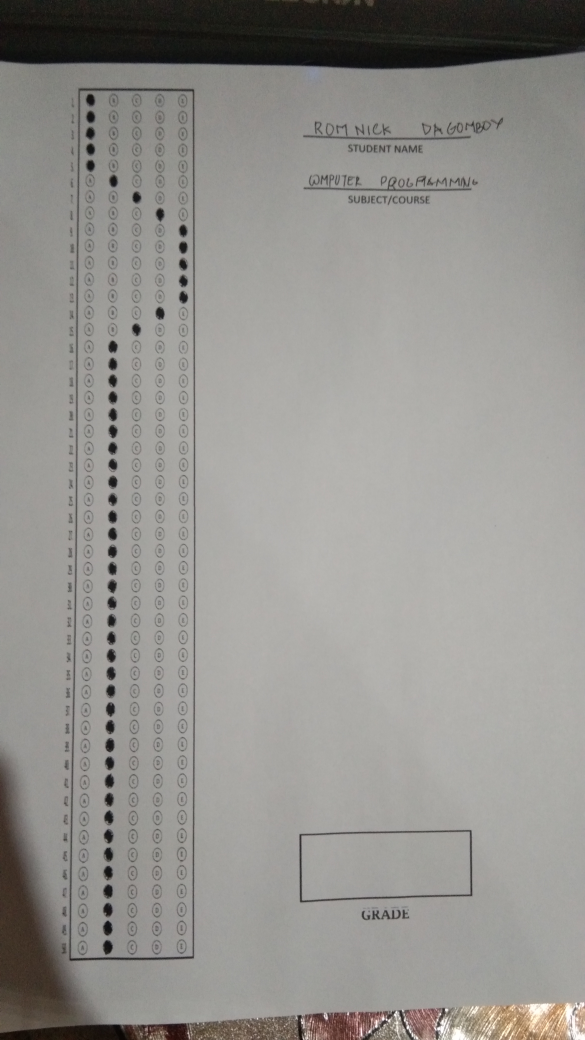
#> input picture TryTemp3.jpg, 2340 x 4160 px (shown at 1/4 size)
$ python -i AnsKeyUtilis.py   (imports and definitions only)
#> lines starting #> are read from the running program, lines starting #| are printed output that depends on the picture; after the words box and inside, x2 and y2 are one past the last pixel; in counts of white or black regions, pixels touching at a corner belong together
#> further down, picture is the input picture: shape (4160, 2340, 3); mean B, G, R 142.7, 146.6, 148.2
### Improve.py
import cv2

import numpy as np


# TO STACK ALL THE IMAGES IN ONE WINDOW

def stackImages(imgArray, scale, lables=[]):

    rows = len(imgArray)

    cols = len(imgArray[0])

    rowsAvailable = isinstance(imgArray[0], list)

    width = imgArray[0][0].shape[1]

    height = imgArray[0][0].shape[0]

    if rowsAvailable:

        for x in range ( 0, rows):

            for y in range(0, cols):

                imgArray[x][y] = cv2.resize(imgArray[x][y], (0, 0), None, scale, scale)

                if len(imgArray[x][y].shape) == 2: imgArray[x][y]= cv2.cvtColor( imgArray[x][y], cv2.COLOR_GRAY2BGR)

        imageBlank = np.zeros((height, width, 3), np.uint8)

        hor = [imageBlank]*rows

        hor_con = [imageBlank]*rows

        for x in range(0, rows):

            hor[x] = np.hstack(imgArray[x])

            hor_con[x] = np.concatenate(imgArray[x])

        ver = np.vstack(hor)

        ver_con = np.concatenate(hor)

    else:

        for x in range(0, rows):

            imgArray[x] = cv2.resize(imgArray[x], (0, 0), None, scale, scale)

            if len(imgArray[x].shape) == 2: imgArray[x] = cv2.cvtColor(imgArray[x], cv2.COLOR_GRAY2BGR)

        hor= np.hstack(imgArray)

        hor_con= np.concatenate(imgArray)

        ver = hor

    if len(lables) != 0:

        eachImgWidth= int(ver.shape[1] / cols)

        eachImgHeight = int(ver.shape[0] / rows)

        #print(eachImgHeight)

        for d in range(0, rows):

            for c in range(0, cols):

                cv2.rectangle(ver,(c*eachImgWidth,eachImgHeight*d),(c*eachImgWidth+len(lables[d][c])*13+27,30+eachImgHeight*d),(255,255,255),cv2.FILLED)

                cv2.putText(ver,lables[d][c],(eachImgWidth*c+10,eachImgHeight*d+20),cv2.FONT_HERSHEY_COMPLEX,0.7,(255,0,255),2)

    return ver


def rectCountour(coutour):

    rectCon = []
    for i in coutour:
        area = cv2.contourArea(i)
        #print("Area ",area)
        if area > 50:
            peri = cv2.arcLength(i,True)
            approx = cv2.approxPolyDP(i,0.02*peri,True)
            #print("Corner Points",len(approx))
            if len(approx) == 4:
                rectCon.append(i)
    rectCon = sorted(rectCon,key=cv2.contourArea,reverse=True)

    return rectCon


def getCornerPoints(cont):
    peri = cv2.arcLength(cont, True)
    approx = cv2.approxPolyDP(cont, 0.02 * peri, True)
    return approx


def reorder(myPoints):
    myPoints = myPoints.reshape((4,2))
    myPointsNew = np.zeros((4,1,2),np.int32)
    add = myPoints.sum(1)
    #print(myPoints)
    #print(add)
    myPointsNew[0] = myPoints[np.argmin(add)]
    myPointsNew[3] = myPoints[np.argmax(add)]
    diff = np.diff(myPoints, axis = 1)
    myPointsNew[1] = myPoints[np.argmin(diff)]
    myPointsNew[2] = myPoints[np.argmax(diff)]

    return myPointsNew

def splitBoxes(img):
    rows = np.vsplit(img, 50)
    #cv2.imshow("Split", rows[2])
    boxes = []
    for r in rows:
        cols = np.hsplit(r, 5)
        for box in cols:
            boxes.append(box)
            #cv2.imshow(str(r), box)

    return boxes

def showAnswer(img,myIndex,grading,ans,questions,choices):
    #print(img.shape)
    secH = int(img.shape[0]/questions)
    secW = int(img.shape[1]/choices)
    #print(secW,secH)


    for x in range(0,questions):
        myAns = myIndex[x]
        cX = (myAns*secW)+secW//2
        cY = (x*secH) + secH//2
        cv2.circle(img,(cX,cY),5,(0,255,0),cv2.FILLED)

    return img

### AnsKeyUtilis.py
import cv2
import numpy as np
import Improve

widthImg = 700
heightImg = 1000
question = 50
choices = 5
ans = []
grading = []
cameraNo = 0
myIndex = []
def capAdd(img):

    img = cv2.resize(img, (widthImg, heightImg))
    imgContours = img.copy()
    imgFinal = img.copy()
    imgBiggestContours = img.copy()
    imgGray = cv2.cvtColor(img, cv2.COLOR_BGR2GRAY)
    imgBlur = cv2.GaussianBlur(imgGray, (5, 5), 1)
    imgCanny = cv2.Canny(imgBlur, 10, 70)
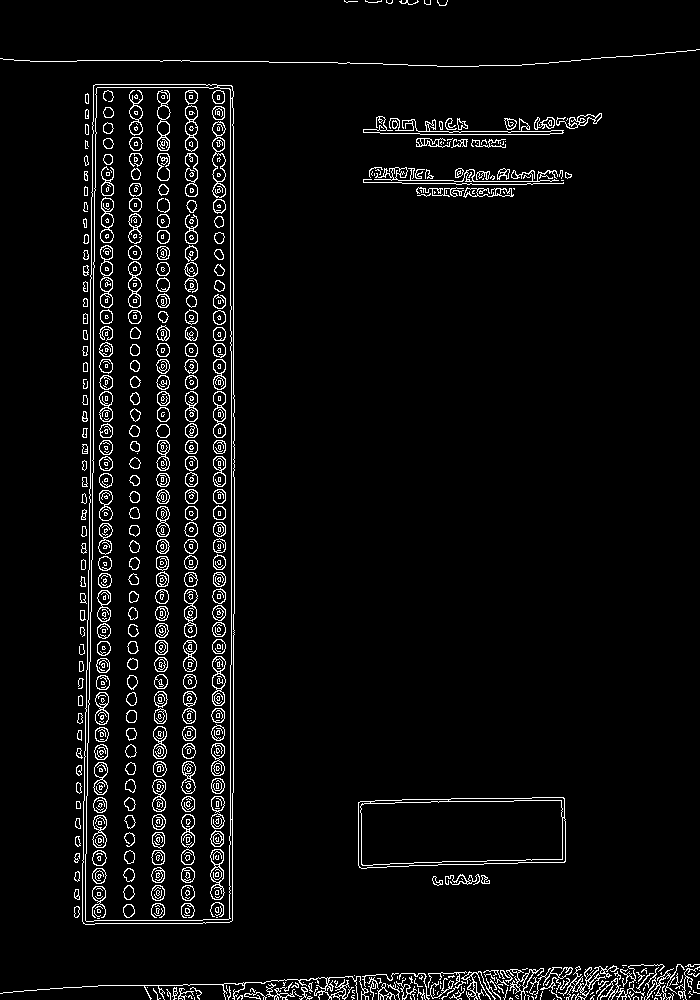
#> imgCanny: shape (1000, 700); 4.5% white in thin lines or dots
    try:
        # FINDING ALL CONTOURS
        contours, hierarchy = cv2.findContours(imgCanny, cv2.RETR_EXTERNAL, cv2.CHAIN_APPROX_NONE)
#> contours = 244 contours, 162 with area under 20; largest, box (x1, y1, x2, y2) and area: (82, 84, 235, 925) 121546, (358, 797, 566, 869) 13552, (374, 167, 559, 182) 300, (558, 965, 619, 1000) 278, (506, 968, 544, 1000) 236
        cv2.drawContours(imgContours, contours, -1, (0, 255, 0), 10)
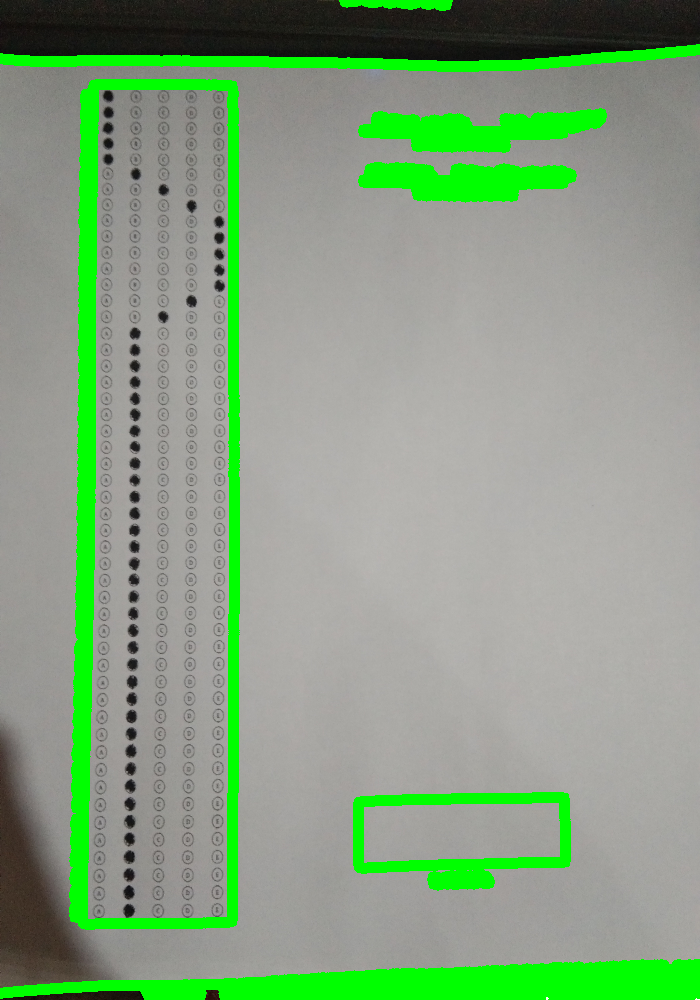
#> imgContours: shape (1000, 700, 3); mean of channels 0, 1, 2 129.4, 160.1, 133.9; drawn as B, G, R
        # FIND RECTANGLES
        rectCon = Improve.rectCountour(contours)
#> the loop in rectCountour, `for i in coutour:` made 244 passes
#> (area, peri, approx) on passes 106, 147, 208, 233, 237: (196.5, 1496.3, [[368, 999], [0, 993]]), (13552, 547.5, [[564, 798], [360, 801], [358, 865], [564, 862]]), (300.5, 843.1, [[374, 179], [558, 180]]), (86, 1226.6, [[363, 129], [563, 132]]), (121546, 1990.7, [[95, 84], [82, 921], [229, 922], [233, 91]])
#> (area, peri) on passes 76, 93, 96, 115, 120, 126: (71.5, 193.7), (109, 310.3), (71, 124.7), (54, 292.9), (152, 396.8), (236.5, 285.8)
#> after the loop in rectCountour, `for i in coutour:`: rectCon = 2 contours; box (x1, y1, x2, y2) and area: (82, 84, 235, 925) 121546, (358, 797, 566, 869) 13552
        biggestContour = Improve.getCornerPoints(rectCon[0])
#> in getCornerPoints, `peri = cv2.arcLength(cont, True)`: peri = 1990.7
#> in getCornerPoints, `approx = cv2.approxPolyDP(cont, 0.02 * peri, True)`: approx = [[95, 84], [82, 921], [229, 922], [233, 91]]
#> biggestContour = [[95, 84], [82, 921], [229, 922], [233, 91]]
        # print(biggestContour.shape)
        gradePoints = Improve.getCornerPoints(rectCon[1])
#> gradePoints = [[564, 798], [360, 801], [358, 865], [564, 862]]
        # print(biggestContour)

        if biggestContour.size != 0 and gradePoints.size != 0:
            cv2.drawContours(imgBiggestContours, biggestContour, -1, (0, 255, 0), 20)
            cv2.drawContours(imgBiggestContours, gradePoints, -1, (255, 0, 0), 20)
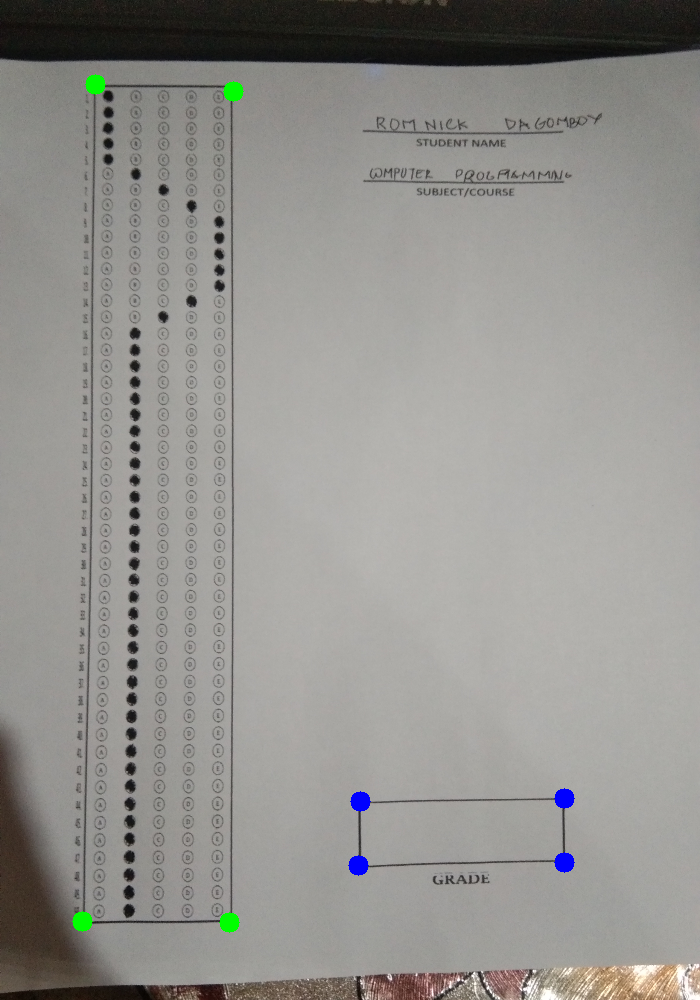
#> imgBiggestContours: shape (1000, 700, 3); mean of channels 0, 1, 2 142.6, 146.4, 147.6; drawn as B, G, R

        biggestContour = Improve.reorder(biggestContour)
#> in reorder, `myPoints = myPoints.reshape((4,2))`: myPoints = [[95, 84], [82, 921], [229, 922], [233, 91]]
#> in reorder, `add = myPoints.sum(1)`: add = [179, 1003, 1151, 324]
#> in reorder, `diff = np.diff(myPoints, axis = 1)`: diff = [-11, 839, 693, -142]
#> biggestContour = [[95, 84], [233, 91], [82, 921], [229, 922]]
        gradePoints = Improve.reorder(gradePoints)
#> gradePoints = [[360, 801], [564, 798], [358, 865], [564, 862]]

        pt1 = np.float32(biggestContour)
#> pt1 = [[95, 84], [233, 91], [82, 921], [229, 922]]
        pt2 = np.float32([[0, 0], [widthImg, 0], [0, heightImg], [widthImg, heightImg]])
        matrix = cv2.getPerspectiveTransform(pt1, pt2)
#> matrix = [[5.04, 0.0782, -485.1], [-0.0646, 1.27, -100.8], [-5.64e-05, 7.69e-05, 1]]
        imgWarpColored = cv2.warpPerspective(img, matrix, (widthImg, heightImg))
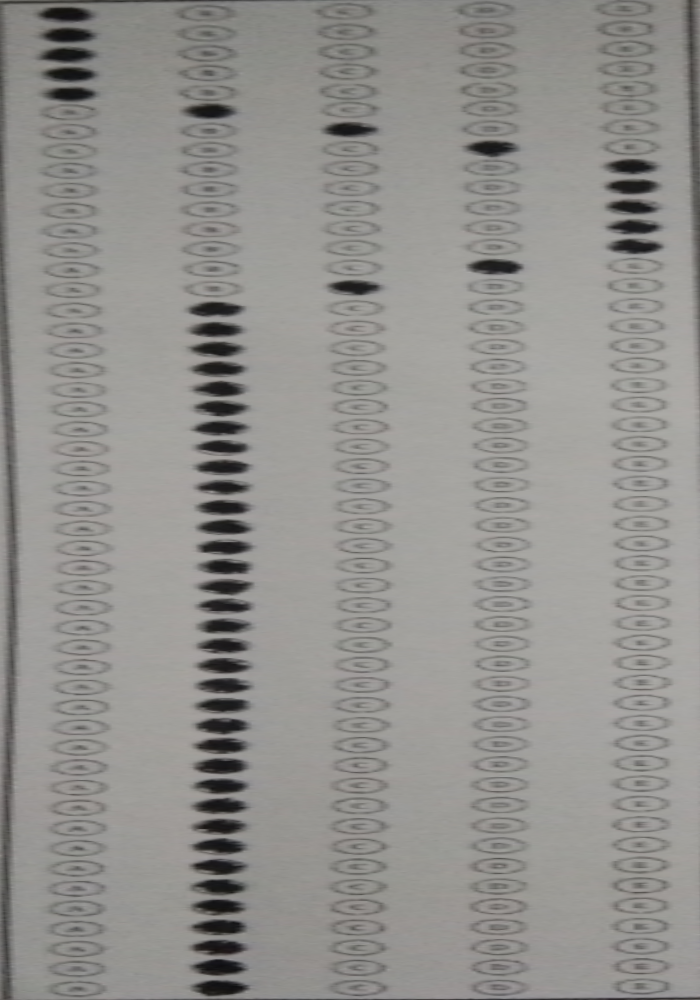
#> imgWarpColored: shape (1000, 700, 3); mean of channels 0, 1, 2 141.4, 144.7, 145.9; drawn as B, G, R

        ptG1 = np.float32(gradePoints)
#> ptG1 = [[360, 801], [564, 798], [358, 865], [564, 862]]
        ptG2 = np.float32([[0, 0], [325, 0], [0, 150], [325, 150]])
        matrixG = cv2.getPerspectiveTransform(ptG1, ptG2)
#> matrixG = [[1.82, 0.0569, -701.2], [0.0398, 2.7, -2180.5], [5.12e-06, 0.000175, 1]]
        imgGradeDisplay = cv2.warpPerspective(img, matrixG, (325, 150))
        # cv2.imshow("Grade",imgGradeDisplay)

        # Apply Threshold
        imgWarpGray = cv2.cvtColor(imgWarpColored, cv2.COLOR_BGR2GRAY)
        imgThresh = cv2.threshold(imgWarpGray, 50, 255, cv2.THRESH_BINARY_INV)[1]
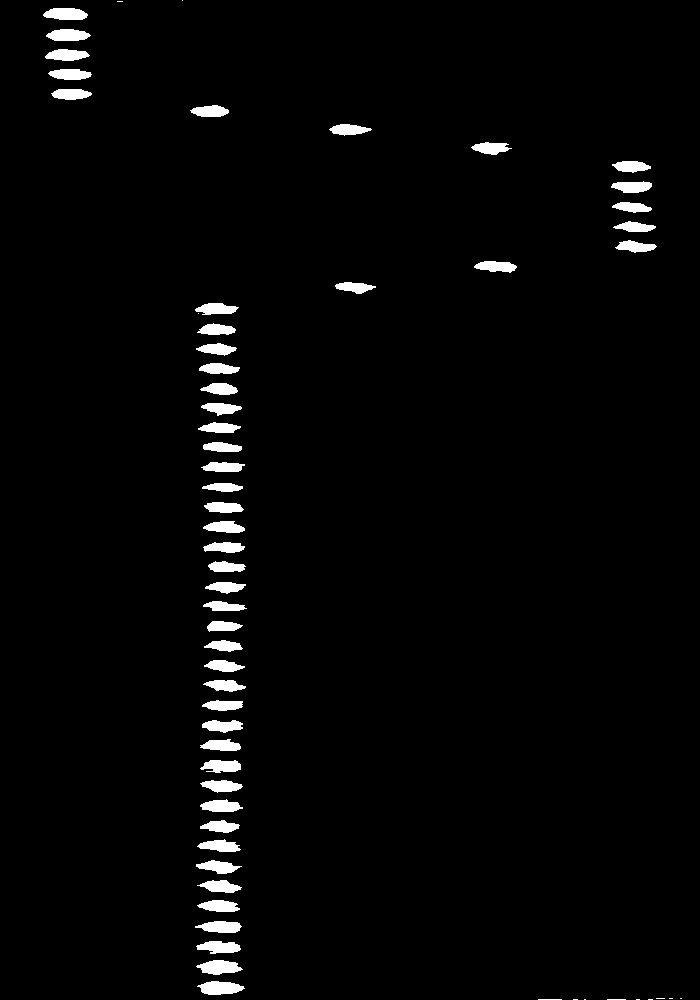
#> imgThresh: shape (1000, 700); 2.5% white; 62 white regions (11 under 20 px), largest, box (x1, y1, x2, y2) and area: (197, 981, 245, 995) 477, (196, 960, 243, 975) 472, (43, 8, 88, 20) 435
        # cv2.imshow("imgThresh",imgThresh)
        boxes = Improve.splitBoxes(imgThresh)
#> in splitBoxes, `rows = np.vsplit(img, 50)`: rows = 50 items
#> the loop in splitBoxes, `for r in rows:` made 50 passes
#> after the loop in splitBoxes, `for r in rows:`: boxes = 250 items
#> boxes = 250 items
        # cv2.imshow("Test",boxes[0])
        # cv2.imshow("Try", imgWarpColored)

        # GETTING NONZERO PIXEL VALUE
        myPixelVal = np.zeros((question, choices))
        countC = 0
        countR = 0

        for image in boxes:
            totalPixels = cv2.countNonZero(image)
            myPixelVal[countR][countC] = totalPixels
            countC += 1
            if (countC == choices): countR += 1;countC = 0
#> this loop made 250 passes
#> totalPixels on passes 1 to 12: 441, 1, 0, 0, 0, 390, 0, 0, 0, 0, 402, 0
#> after the loop, countC = 0; countR = 50; myPixelVal = 50 rows, first 6: [441, 1, 0, 0, 0], [390, 0, 0, 0, 0], [402, 0, 0, 0, 0], [383, 0, 0, 0, 0], [349, 0, 0, 0, 0], [0, 346, 0, 0, 0]
        print(myPixelVal)
#> (printed output is left out)

        # FINDING INDEX VALUES OF THE MARKINGS

        for x in range(0, question):
            arr = myPixelVal[x]
            # print("arr",arr)
            myIndexVal = np.where(arr == np.amax(arr))
            # print(myIndexVal[0])
            myIndex.append(myIndexVal[0][0])
#> this loop made 50 passes
#> (arr, myIndexVal) on passes 1 to 12: ([441, 1, 0, 0, 0], ([0],)), ([390, 0, 0, 0, 0], ([0],)), ([402, 0, 0, 0, 0], ([0],)), ([383, 0, 0, 0, 0], ([0],)), ([349, 0, 0, 0, 0], ([0],)), ([0, 346, 0, 0, 0], ([1],)), ([0, 0, 334, 0, 0], ([2],)), ([0, 0, 0, 341, 0], ([3],)), ([0, 0, 0, 0, 325], ([4],)), ([0, 0, 0, 0, 363], ([4],)), ([0, 0, 0, 0, 290], ([4],)), ([0, 0, 0, 0, 299], ([4],))
#> after the loop, myIndex = 50 values, max 4 at index 8, min 0 at index 0, mean 1.32
        print(myIndex)
#| [0, 0, 0, 0, 0, 1, 2, 3, 4, 4, 4, 4, 4, 3, 2, 1, 1, 1, 1, 1, 1, 1, 1, 1, 1, 1, 1, 1, 1, 1, 1, 1, 1, 1, 1, 1, 1, 1, 1, 1, 1, 1, 1, 1, 1, 1, 1, 1, 1, 1]

        # INSERT HERE THE DATABASE FOR ANSWERS

        # DISPLAYING GRADING
        imgResult = imgWarpColored.copy()
        imgResult = Improve.showAnswer(imgResult, myIndex, grading, ans, question, choices)
#> the loop in showAnswer, `for x in range(0,questions):` made 50 passes
#> (myAns, cX) on passes 1 to 12: (0, 70), (0, 70), (0, 70), (0, 70), (0, 70), (1, 210), (2, 350), (3, 490), (4, 630), (4, 630), (4, 630), (4, 630)
        imgRawDrawing = np.zeros_like(imgWarpColored)
        # imgRawDrawing = cv2.resize(imgRawDrawing,(200,1000))
        imgRawDrawing = Improve.showAnswer(imgRawDrawing, myIndex, grading, ans, question, choices)
        # imgRawDrawing = cv2.resize(imgRawDrawing,(700,1000))
        # cv2.imshow("imgRawDrawing",imgRawDrawing)
        invMatrix = cv2.getPerspectiveTransform(pt2, pt1)
        imgInvWarp = cv2.warpPerspective(imgRawDrawing, invMatrix, (widthImg, heightImg))

        # cv2.imshow("imgInvWarp",imgInvWarp)
        imgRawGrade = np.zeros_like(imgGradeDisplay)
        cv2.putText(imgRawGrade, "100%", (50, 100), cv2.FONT_HERSHEY_SCRIPT_COMPLEX, 1, (0, 0, 255), 3)
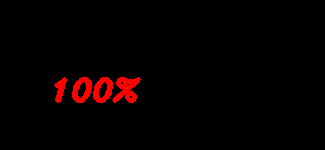
#> imgRawGrade: shape (150, 325, 3); mean of channels 0, 1, 2 0, 0, 6.4; drawn as B, G, R
        invMatrixG = cv2.getPerspectiveTransform(ptG2, ptG1)
        imgInvGradeDisplay = cv2.warpPerspective(imgRawGrade, invMatrixG, (widthImg, heightImg))

        imgFinal = cv2.addWeighted(imgFinal, 1, imgInvWarp, 1, 0)
        imgFinal = cv2.addWeighted(imgFinal, 1, imgInvGradeDisplay, 1, 0)

        imgBlank = np.zeros_like(img)
        imageArray = ([img, imgGray, imgBlur, imgCanny],
                      [imgContours, imgBiggestContours, imgResult, imgFinal])
        imgStacked = Improve.stackImages(imageArray, 0.5)
#> in stackImages, `ver = np.vstack(hor)`:
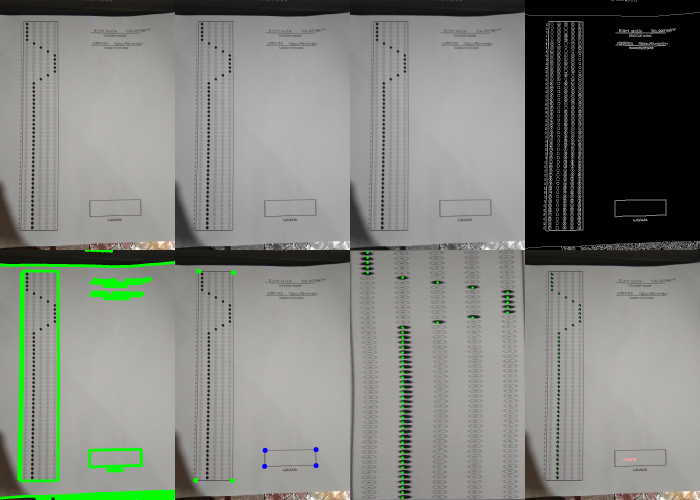
#> ver: shape (1000, 1400, 3) (shown at 1/2 size); mean of channels 0, 1, 2 125.5, 131.4, 128.6; drawn as B, G, R
    except:
        imgBlank = np.zeros_like(img)
        imageArray = ([img, imgGray, imgBlur, imgCanny],
                      [imgBlank, imgBlank, imgBlank, imgBlank])
        imgStacked = Improve.stackImages(imageArray, 0.5)


    return imgFinal


# [45 lines left out: function AnsImg, not called in this run]

>>> import cv2
>>> picture = cv2.imread('TryTemp3.jpg')
>>> result = capAdd(picture)
